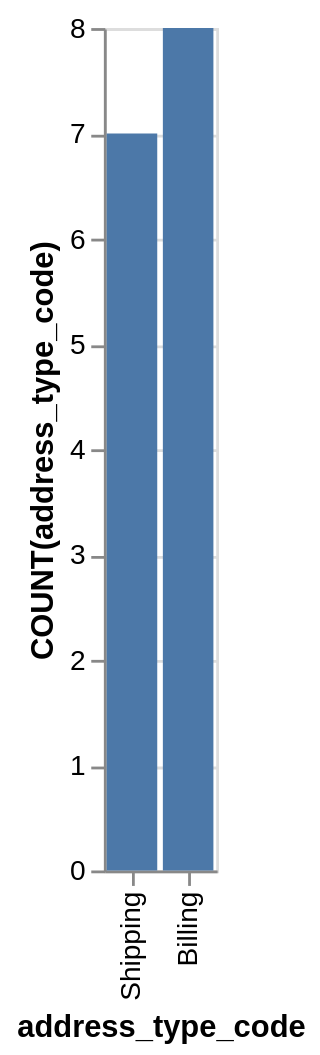

The specification (Vega-Lite) saved for this image:
### Vega-Lite specification from a JSON file in a GitHub repository (floating-point values rounded to 4 significant figures)
{"data": {"values": [{"x_data": "Shipping", "y_data": 7}, {"x_data": "Billing", "y_data": 8}]}, "mark": "bar", "encoding": {"x": {"field": "x_data", "type": "nominal", "title": "address_type_code", "sort": "descending"}, "y": {"field": "y_data", "type": "quantitative", "title": "COUNT(address_type_code)"}}}
